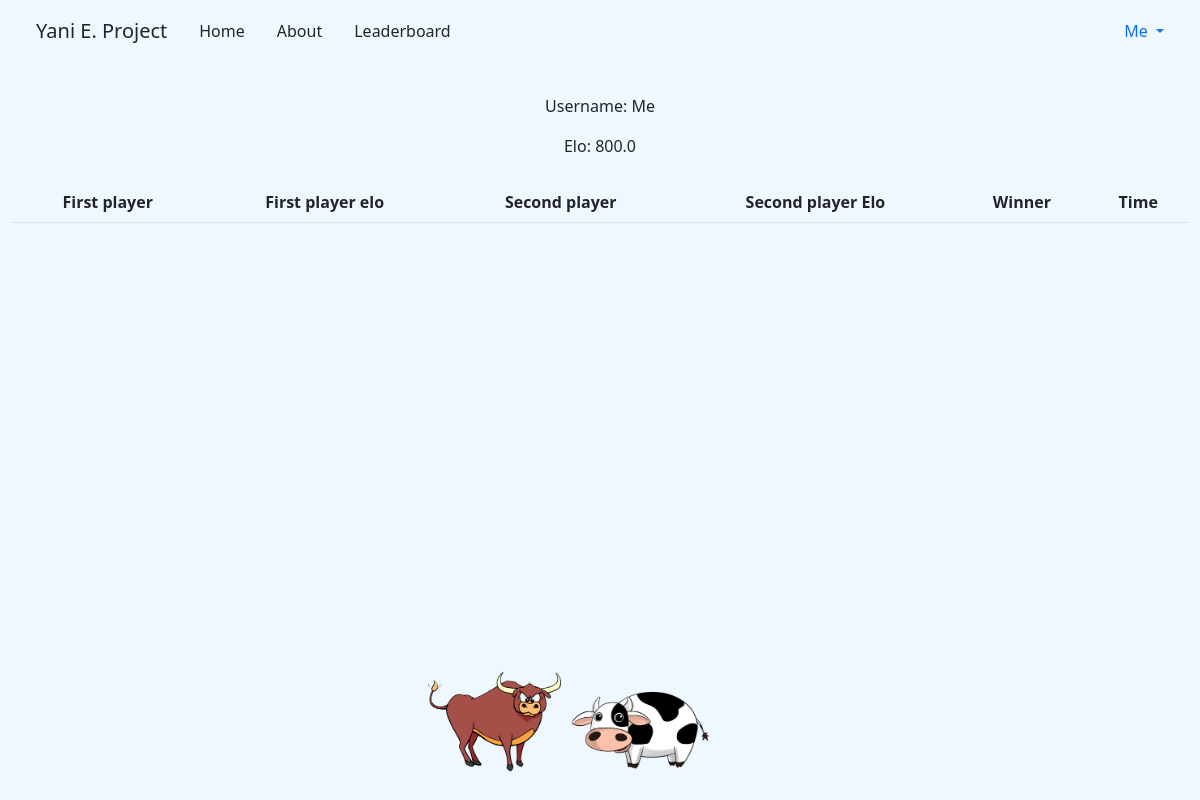
/user/16 (signed in), run on an earlier commit of the app's database.
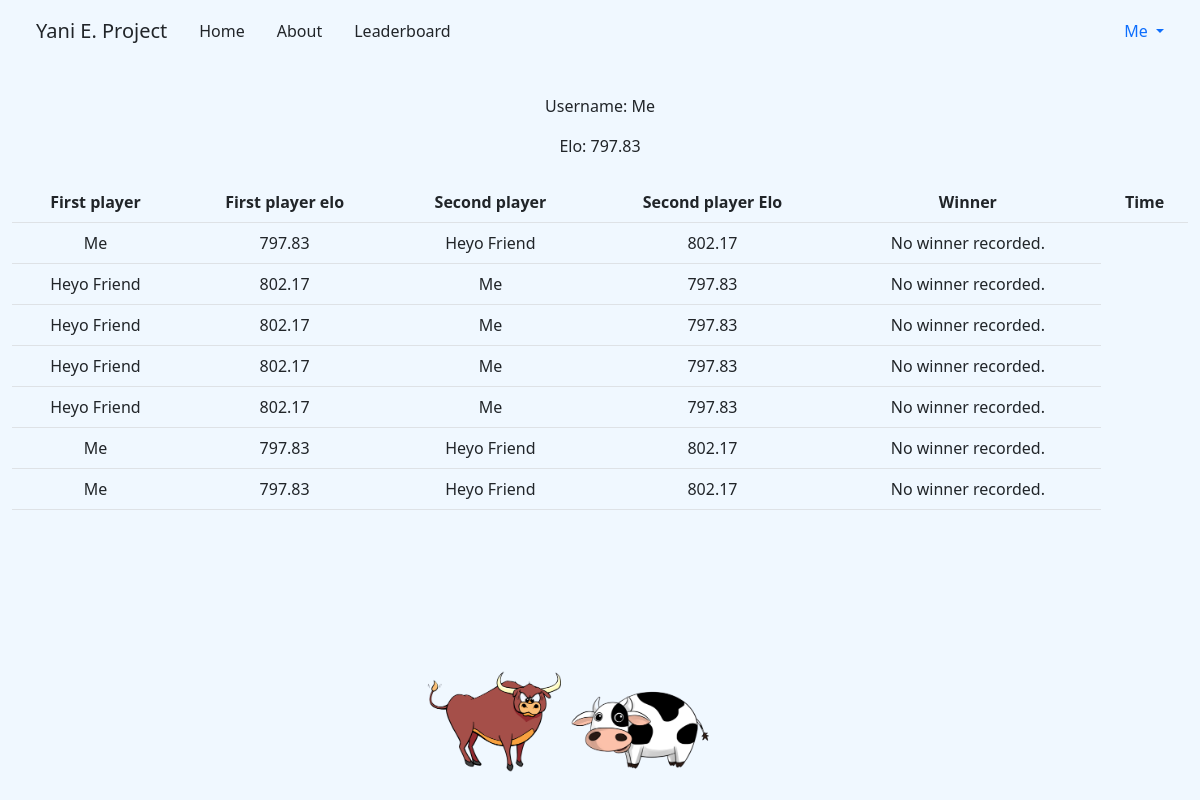
And on a later commit of the database.
### tables this page shows
CREATE TABLE user (id INTEGER UNIQUE PRIMARY KEY AUTOINCREMENT NOT NULL, hash TEXT NOT NULL, username TEXT NOT NULL, email VARCHAR(320),
elo FLOAT(6,2) NOT NULL);

### app.py (the view, shortened to what this page needs)
@app.route('/user/<int:user_id>', methods=['GET', 'POST'])
def profile(user_id):
  user = db.execute("SELECT * FROM user WHERE id = ?", user_id)
  if len(user) == 0:
    return apology("There is no such user!", 403)
  data = db.execute("SELECT u1.username AS username1, u1.id AS id1, u1.elo AS elo1, u2.username AS username2, u2.id AS id2, u2.elo AS elo2, w.username AS winner_username, g.winner_id AS winners_id FROM games AS g INNER JOIN user AS u1 ON g.player1_id = u1.id INNER JOIN user AS u2 ON g.player2_id = u2.id INNER JOIN user AS w ON g.winner_id = w.id WHERE g.player1_id = ? OR g.player2_id = ?", user_id, user_id)
  elo = db.execute("SELECT * FROM user WHERE id = ?", user_id)
  friends = db.execute("SELECT * FROM friends_list WHERE list_owner_id = ? AND friends_id = ?", session['user_id'], user_id)
  return render_template('user_profile.html', data=data, elo=elo, user_id=user_id, friends=len(friends))

### templates/user_profile.html (shortened to what this page needs)
{% extends "layout.html" %}
{% block main %}
  <p> Username: {{ elo[0]['username'] }}</p>
  <p> Elo: {{ elo[0]['elo'] }}</p>
  <table class="table">
    <thead>
      <tr>
        <th> First player </th>
        <th> First player elo </th>
        <th> Second player </th>
        <th> Second player Elo</th>
        <th> Winner </th>
        <th> Time </th>
      </tr>
    </thead>
    <tbody>
      {% for game in data %}
        <tr>
          <td>{{ game['username1'] }}</td>
          <td>{{ game['elo1'] }}</td>
          <td>{{ game['username2'] }} </td>
          <td>{{ game['elo2'] }}</td>
          {% if game['winner_id'] %}
          <td><a href="{{ url_for('profile', user_id=game['winners_id']) }}"> {{ game['winner_username'] }}</a></td>
          {% else %}
          <td> No winner recorded.</td>
          {% endif %}
        </tr>
      {% endfor %}
    </tbody>
  </table>
{% endblock %}

### templates/layout.html (shortened to what this page needs)
<!DOCTYPE html>
<html lang="en">
<head>
  <link href="https://cdn.jsdelivr.net/npm/bootstrap@5.2.2/dist/css/bootstrap.min.css" rel="stylesheet">
  <link href="/static/styles.css" rel="stylesheet">
</head>
<body>
  <div class="container-fluid">
    <ul class="m-2 nav">
      <li class="nav-item">
        <a class="nav-link disabled site-title text-dark" href="#" aria-disabled="true" >Yani E. Project</a>
      </li>
      <li class="nav-item">
        <a class="nav-link text-dark" href="{{ url_for('home') }}">Home</a>
      </li>
      <li class="nav-item">
        <a class="nav-link text-dark" href="{{ url_for('about') }}">About</a>
      </li>
      <li class="nav-item">
        <a class="nav-link text-dark" href="{{ url_for('leaderboard') }}">Leaderboard</a>
      </li>
      {% if session["user_id"] and session["user_id"] != -1 %}
        <li class="nav-item dropdown ms-auto">
          <a class="nav-link dropdown-toggle" href="#" id="navbarDropdown" data-bs-toggle="dropdown" aria-haspopup="true" aria-expanded="false">
          {{session["user_username"]}}
          </a>
        </li>
        {% endif %}
    </ul>
  </div>
  <main class="container-fluid py-5 text-center">
    {% block main %}{% endblock %}
  </main>
  <footer>
    <div class="text-center">
      <img alt="Bull and Cow" class="img-fluid w-25 footer" src="../static/bulls_and_cows.png">
    </div>
  </footer>
</body>
</html>

### static/styles.css (style rules this page uses)
body { background-color:aliceblue; }
.site-title { font-size: 20px; }
li { height: 30px; line-height: 30px; }
.footer { position: fixed; bottom: 10px; left: 35%; }
li { display: inline-block; }

What changed in the data, as far as the page shows it:
now on one of the page's lists (row edited): user: username1 "Me", elo1 "797.83", username2 "Heyo Friend", elo2 "802.17"
changed user (number 1 of 2 on the later page): elo "800.0" → "797.83"
added user: username1 "Heyo Friend", elo1 "802.17", username2 "Me", elo2 "797.83"
